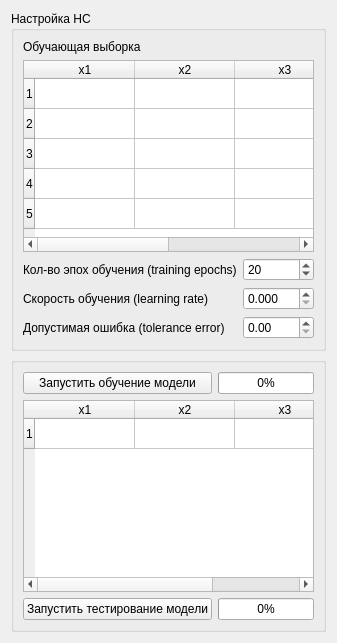
      <widget class="QWidget" name="page5">
       <layout class="QGridLayout" name="gridLayout_4">
        <item row="0" column="0" colspan="2">
         <widget class="QGroupBox" name="groupBox_5">
          <property name="sizePolicy">
           <sizepolicy hsizetype="MinimumExpanding" vsizetype="Fixed">
            <horstretch>0</horstretch>
            <verstretch>0</verstretch>
           </sizepolicy>
          </property>
          <property name="title">
           <string>Настройка НС</string>
          </property>
          <layout class="QGridLayout" name="gridLayout_14">
           <item row="3" column="1">
            <widget class="QDoubleSpinBox" name="learning_rate">
             <property name="sizePolicy">
              <sizepolicy hsizetype="Minimum" vsizetype="Fixed">
               <horstretch>0</horstretch>
               <verstretch>0</verstretch>
              </sizepolicy>
             </property>
             <property name="decimals">
              <number>3</number>
             </property>
             <property name="maximum">
              <double>100.000000000000000</double>
             </property>
             <property name="singleStep">
              <double>0.010000000000000</double>
             </property>
            </widget>
           </item>
           <item row="2" column="1">
            <widget class="QSpinBox" name="training_epochs">
             <property name="maximum">
              <number>1000000000</number>
             </property>
             <property name="singleStep">
              <number>5</number>
             </property>
             <property name="value">
              <number>20</number>
             </property>
            </widget>
           </item>
           <item row="2" column="0">
            <widget class="QLabel" name="label_21">
             <property name="text">
              <string>Кол-во эпох обучения (training epochs)</string>
             </property>
            </widget>
           </item>
           <item row="3" column="0">
            <widget class="QLabel" name="label_22">
             <property name="text">
              <string>Скорость обучения (learning rate)</string>
             </property>
            </widget>
           </item>
           <item row="0" column="0">
            <widget class="QLabel" name="label_5">
             <property name="text">
              <string>Обучающая выборка</string>
             </property>
            </widget>
           </item>
           <item row="4" column="1">
            <widget class="QDoubleSpinBox" name="tolerance_error">
             <property name="maximum">
              <double>100.000000000000000</double>
             </property>
             <property name="singleStep">
              <double>0.010000000000000</double>
             </property>
            </widget>
           </item>
           <item row="4" column="0">
            <widget class="QLabel" name="label_23">
             <property name="text">
              <string>Допустимая ошибка (tolerance error)</string>
             </property>
            </widget>
           </item>
           <item row="1" column="0" colspan="2">
            <widget class="QTableWidget" name="train_table">
             <property name="sizePolicy">
              <sizepolicy hsizetype="Expanding" vsizetype="Fixed">
               <horstretch>0</horstretch>
               <verstretch>0</verstretch>
              </sizepolicy>
             </property>
             <property name="rowCount">
              <number>5</number>
             </property>
             <row/>
             <row/>
             <row/>
             <row/>
             <row/>
             <column>
              <property name="text">
               <string>x1</string>
              </property>
             </column>
             <column>
              <property name="text">
               <string>x2</string>
              </property>
             </column>
             <column>
              <property name="text">
               <string>x3</string>
              </property>
             </column>
             <column>
              <property name="text">
               <string>y</string>
              </property>
             </column>
            </widget>
           </item>
          </layout>
         </widget>
        </item>
        <item row="1" column="0" colspan="2">
         <widget class="QGroupBox" name="groupBox_4">
          <property name="title">
           <string/>
          </property>
          <layout class="QGridLayout" name="gridLayout_23">
           <item row="0" column="0">
            <widget class="QPushButton" name="run_training">
             <property name="sizePolicy">
              <sizepolicy hsizetype="MinimumExpanding" vsizetype="Fixed">
               <horstretch>0</horstretch>
               <verstretch>0</verstretch>
              </sizepolicy>
             </property>
             <property name="text">
              <string>Запустить обучение модели</string>
             </property>
            </widget>
           </item>
           <item row="0" column="1">
            <widget class="QProgressBar" name="progressBar_training">
             <property name="sizePolicy">
              <sizepolicy hsizetype="Expanding" vsizetype="Preferred">
               <horstretch>0</horstretch>
               <verstretch>0</verstretch>
              </sizepolicy>
             </property>
             <property name="value">
              <number>0</number>
             </property>
            </widget>
           </item>
           <item row="1" column="0" colspan="2">
            <widget class="QTableWidget" name="input">
             <property name="sizePolicy">
              <sizepolicy hsizetype="MinimumExpanding" vsizetype="MinimumExpanding">
               <horstretch>0</horstretch>
               <verstretch>0</verstretch>
              </sizepolicy>
             </property>
             <property name="editTriggers">
              <set>QAbstractItemView::EditTrigger::AllEditTriggers</set>
             </property>
             <row/>
             <column>
              <property name="text">
               <string>x1</string>
              </property>
             </column>
             <column>
              <property name="text">
               <string>x2</string>
              </property>
             </column>
             <column>
              <property name="text">
               <string>x3</string>
              </property>
             </column>
            </widget>
           </item>
           <item row="2" column="0">
            <widget class="QPushButton" name="run_test_model">
             <property name="sizePolicy">
              <sizepolicy hsizetype="MinimumExpanding" vsizetype="Fixed">
               <horstretch>0</horstretch>
               <verstretch>0</verstretch>
              </sizepolicy>
             </property>
             <property name="text">
              <string>Запустить тестирование модели</string>
             </property>
            </widget>
           </item>
           <item row="2" column="1">
            <widget class="QProgressBar" name="progressBar_test_model">
             <property name="sizePolicy">
              <sizepolicy hsizetype="Expanding" vsizetype="Preferred">
               <horstretch>0</horstretch>
               <verstretch>0</verstretch>
              </sizepolicy>
             </property>
             <property name="value">
              <number>0</number>
             </property>
            </widget>
           </item>
          </layout>
         </widget>
        </item>
       </layout>
      </widget>
